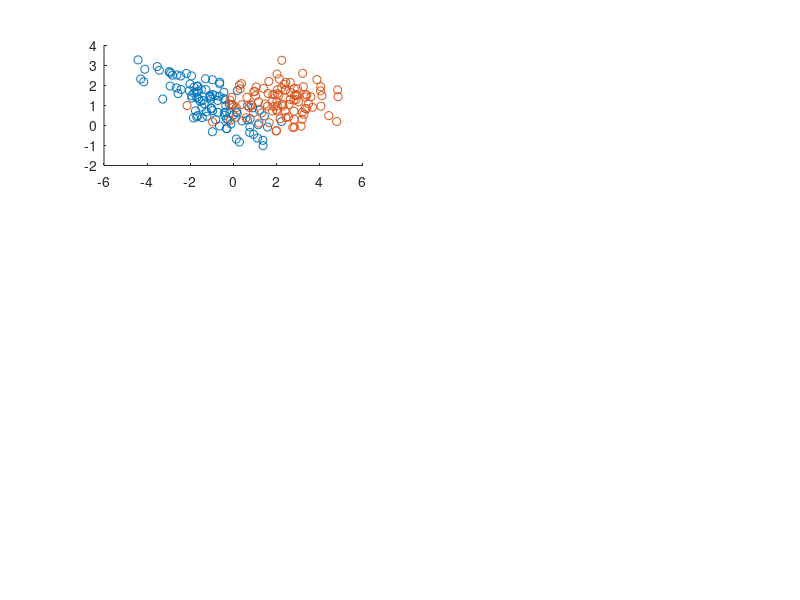

This chart was generated by the following MATLAB code: (Note: this script raises an error after producing the figure.)
%% a
clear all; close all
mu1 = [-1;1]; mu2 = [2;1];
s1 = [2 -1; -1 1]; s2 = [2 0.1; 0.1 0.5];
x1 = mvnrnd(mu1, s1, 100);
x2 = mvnrnd(mu2, s2, 100);
[X1,X2] = meshgrid(-5:0.1:5);
a1 = X1(:); a2 = X2(:);
x = [a1 a2];

subplot(3,2,1)
scatter(x1(:,1),x1(:,2)); hold on
scatter(x2(:,1),x2(:,2)); hold on
p1 = 0.7; p2=0.3;
g = decision_boundary(x,X1,mu1,mu2,s1,s2,p1,p2);
contour(X1,X2,g,[0 0], LineStyle="--")
legend('class1','class2','decision boundary')
title('(a) \Sigma_2 - \Sigma_1 is indefinite')
xlabel('X_1|Y')
ylabel('X_2|Y',Rotation=0)

subplot(3,2,2)
s1 = [2 -1; -1 1]; s2 = [4 1; 1 3];
scatter(x1(:,1),x1(:,2)); hold on
scatter(x2(:,1),x2(:,2)); hold on
p1 = 0.7; p2=0.3;
g = decision_boundary(x,X1,mu1,mu2,s1,s2,p1,p2);
contour(X1,X2,g,[0 0],LineStyle="--")
legend('class1','class2','decision boundary')
title('(b) \Sigma_2 - \Sigma_1 is positive semidefinite ')
xlabel('X_1|Y')
ylabel('X_2|Y',Rotation=0)

subplot(3,2,3)
s1 = [3 -1; -1 3]; s2 = [1 0.5; 0.5 1];
scatter(x1(:,1),x1(:,2)); hold on
scatter(x2(:,1),x2(:,2)); hold on
p1 = 0.7; p2=0.3;
g = decision_boundary(x,X1,mu1,mu2,s1,s2,p1,p2);
contour(X1,X2,g,[0 0],LineStyle="--")
legend('class1','class2','decision boundary')
title('(c) \Sigma_2 - \Sigma_1 is negative semidefinite ')
xlabel('X_1|Y')
ylabel('X_2|Y',Rotation=0)

subplot(3,2,4)
s1 = [2 -1; -1 1]; s2 = s1;
scatter(x1(:,1),x1(:,2)); hold on
scatter(x2(:,1),x2(:,2)); hold on
p1 = 0.7; p2=0.3;
g = decision_boundary(x,X1,mu1,mu2,s1,s2,p1,p2);
contour(X1,X2,g,[0 0],LineStyle="--")
legend('class1','class2','decision boundary')
title('(d) \Sigma_2 = \Sigma_1')
xlabel('X_1|Y')
ylabel('X_2|Y',Rotation=0)

subplot(3,2,5)
s1 = [2 -1; -1 1]; s2 = s1;
scatter(x1(:,1),x1(:,2)); hold on
scatter(x2(:,1),x2(:,2)); hold on
p1 = 0.5; p2=0.5;
g = decision_boundary(x,X1,mu1,mu2,s1,s2,p1,p2);
contour(X1,X2,g,[0 0],LineStyle="--")
legend('class1','class2','decision boundary')
title('(e) \Sigma_2 = \Sigma_1 and uniform prior')
xlabel('X_1|Y')
ylabel('X_2|Y',Rotation=0)

function [g] = decision_boundary(x,X1,mu1,mu2,s1,s2,p1,p2);
    g2 = (x - (mu2.*ones(length(x),2)')')*inv(s2)*(x - (mu2.*ones(length(x),2)')')';
    g1 = (x - (mu1.*ones(length(x),2)')')*inv(s1)*(x - (mu1.*ones(length(x),2)')')';
    g = 1/2*(g2-g1)+1/2*log(det(s2)/det(s1)) + log(p1/p2);
    g = reshape(diag(g), size(X1));
end
